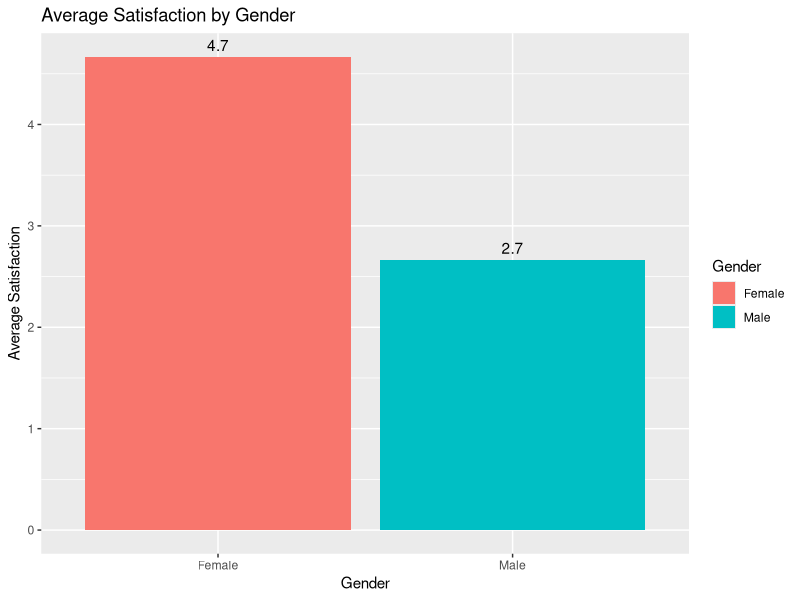

R code for this plot:
library(ggplot2)
mobile <- data.frame(
  Gender=c("Male","Female","Male","Female","Male","Female"),
  Satisfaction=c(3,5,3,5,2,4)
)
avg <- aggregate(Satisfaction~Gender,data=mobile,mean)
ggplot(avg,aes(x=Gender,y=Satisfaction,fill=Gender))+
  geom_bar(stat="identity")+
  geom_text(aes(label=round(Satisfaction,1)),vjust=-0.5)+
  labs(title="Average Satisfaction by Gender",
       x="Gender",
       y="Average Satisfaction")
